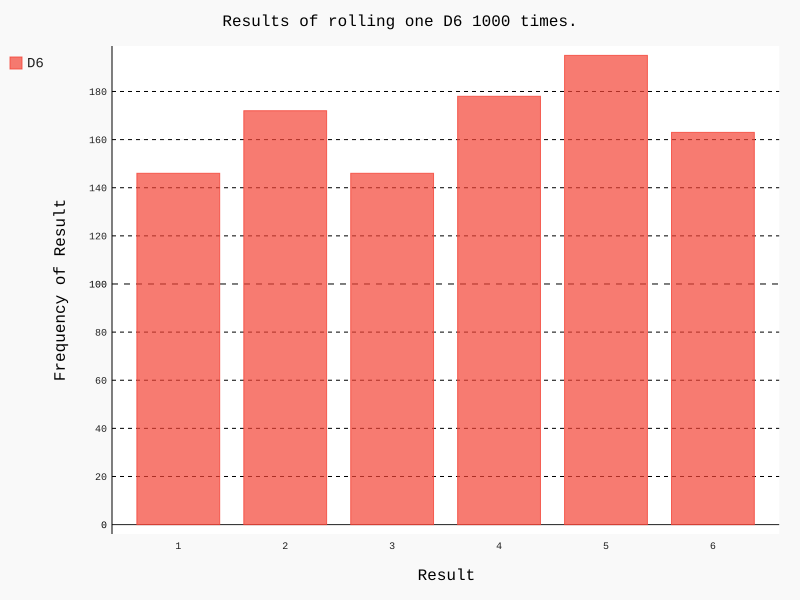

Generate this figure with Python:
import pygal
from die import Die

die = Die()

results = []
for roll_num in range(1000):
    result = die.roll()
    results.append(result)

frequencies = []
for value in range(1, die.num_sides+1):
    frequency = results.count(value)
    frequencies.append(frequency)

hist = pygal.Bar()
hist.title = "Results of rolling one D6 1000 times."
hist.x_labels = ['1', '2', '3', '4', '5', '6']
hist.x_title = "Result"
hist.y_title = "Frequency of Result"

hist.add('D6', frequencies)
hist.render_to_file('die_visual.svg')
